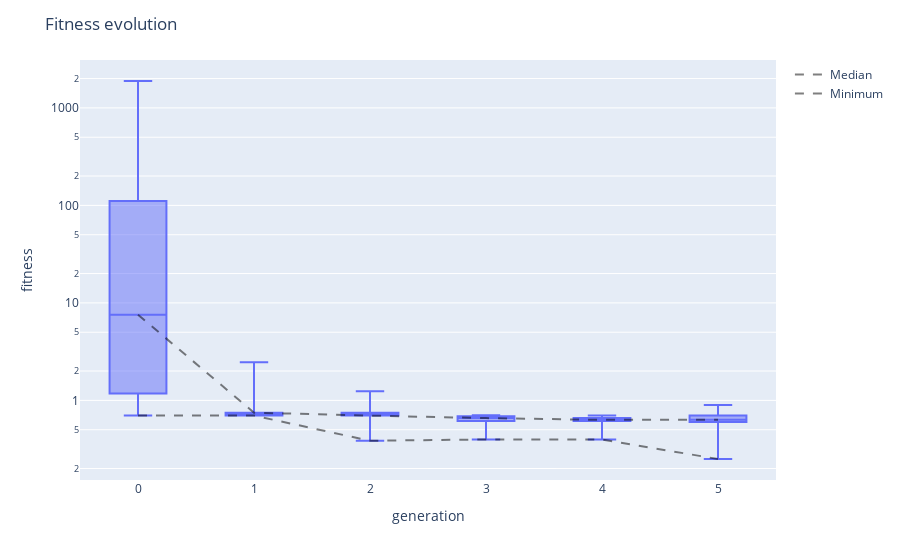

Notebook cell for this chart:
### Code cell
viewer.fitness_evolution()

### Figure 1 — Plotly figure (JSON) as saved in the notebook; plotly's stock layout.template omitted (floating-point values rounded to 4 significant figures)
{"data": [{"alignmentgroup": "True", "boxpoints": false, "hovertemplate": "generation=%{x}<br>fitness=%{y}<extra></extra>", "legendgroup": "", "marker": {"color": "#636efa"}, "name": "", "notched": false, "offsetgroup": "", "orientation": "v", "showlegend": false, "type": "box", "x": [0, 0, 0, 0, 0, 0, 0, 0, 0, 0, 1, 1, 1, 1, 1, 1, 1, 1, 1, 1, 2, 2, 2, 2, 2, 2, 2, 2, 2, 2, 3, 3, 3, 3, 3, 3, 3, 3, 3, 3, 4, 4, 4, 4, 4, 4, 4, 4, 4, 4, 5, 5, 5, 5, 5, 5, 5, 5, 5, 5], "x0": " ", "xaxis": "x", "y": [1.176, 0.6979, 352.9, 1.973, 110.6, 15.67, 12.69, 0.7481, 2.462, 1887.0, 0.6979, 0.6979, 0.6979, 0.7481, 1.973, 0.7481, 0.7481, 2.462, 0.7481, 0.7481, 0.8658, 0.6579, 0.6979, 0.6979, 0.6979, 0.6979, 0.3857, 1.242, 0.6979, 0.7481, 0.4458, 0.6497, 0.7035, 0.6869, 0.3972, 0.6145, 0.6975, 0.6586, 0.6579, 0.6579, 0.6045, 0.6979, 0.6145, 0.6145, 0.6586, 0.6489, 0.6478, 0.6604, 0.3972, 0.6145, 0.6145, 0.6045, 0.8949, 0.2505, 0.6586, 0.6002, 0.6489, 0.7176, 0.5683, 0.6979], "y0": " ", "yaxis": "y"}, {"line": {"color": "rgba(0,0,0,0.5)", "dash": "dash", "width": 2}, "mode": "lines", "name": "Median", "type": "scatter", "x": [0, 1, 2, 3, 4, 5], "y": [7.575, 0.7481, 0.6979, 0.6579, 0.6312, 0.6317]}, {"line": {"color": "rgba(0,0,0,0.5)", "dash": "dash", "width": 2}, "mode": "lines", "name": "Minimum", "type": "scatter", "x": [0, 1, 2, 3, 4, 5], "y": [0.6979, 0.6979, 0.3857, 0.3972, 0.3972, 0.2505]}], "layout": {"boxmode": "group", "legend": {"tracegroupgap": 0}, "margin": {"t": 60}, "title": {"text": "Fitness evolution"}, "xaxis": {"anchor": "y", "domain": [0, 1], "title": {"text": "generation"}}, "yaxis": {"anchor": "x", "domain": [0, 1], "title": {"text": "fitness"}, "type": "log"}}}
